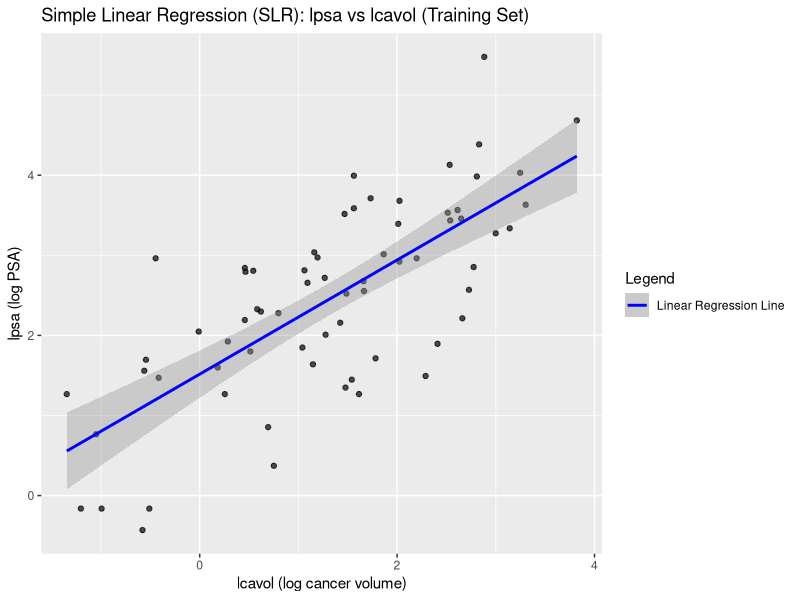
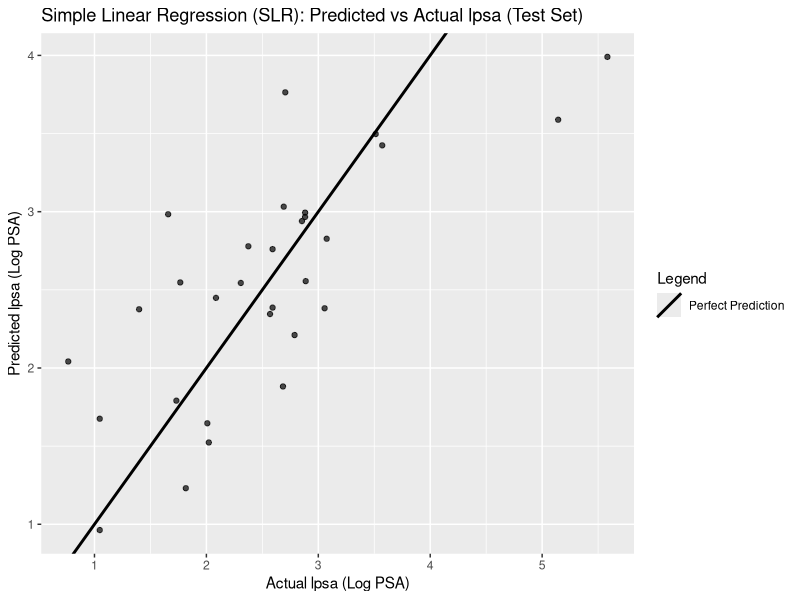
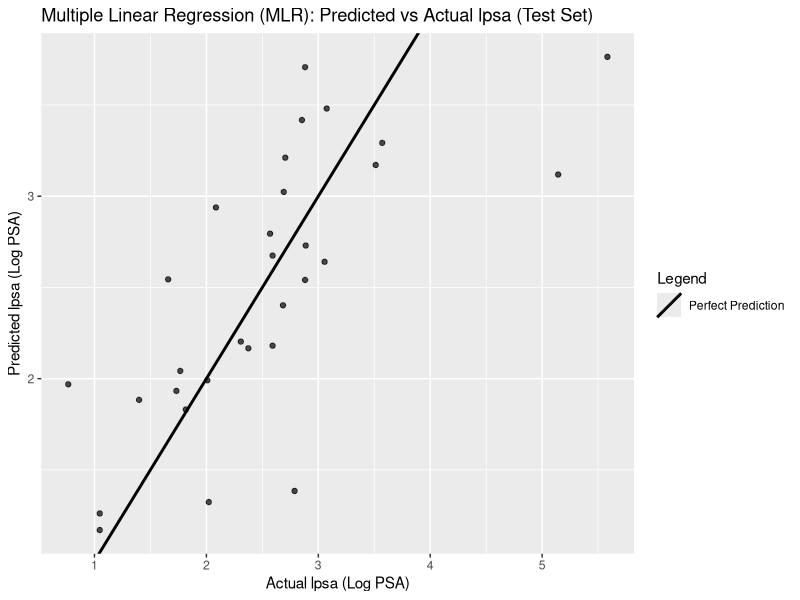
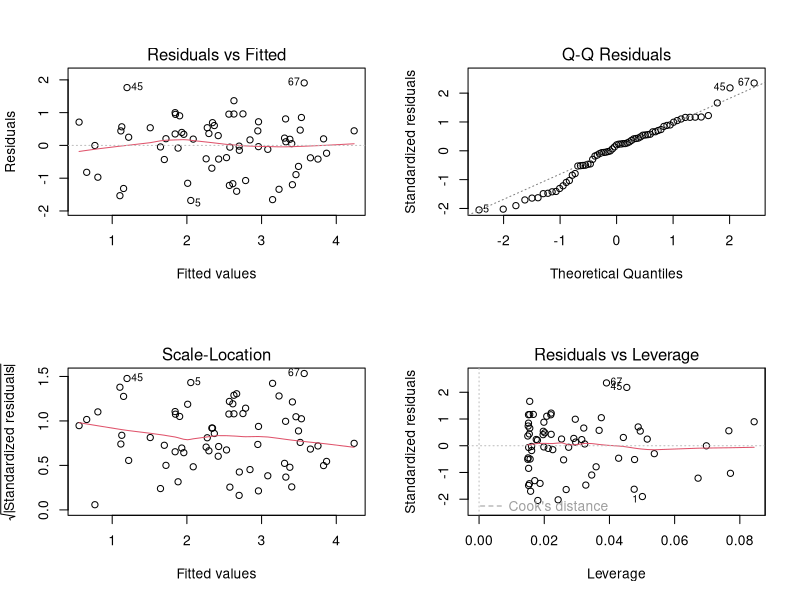
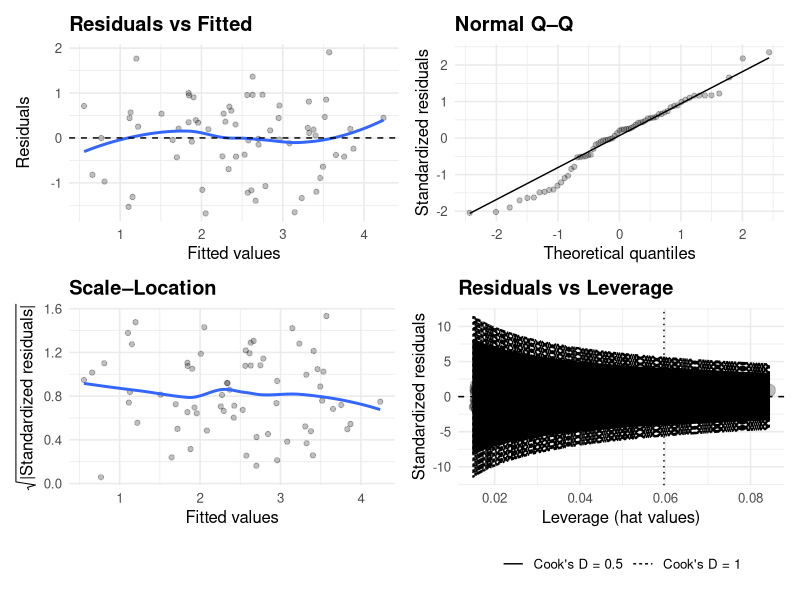
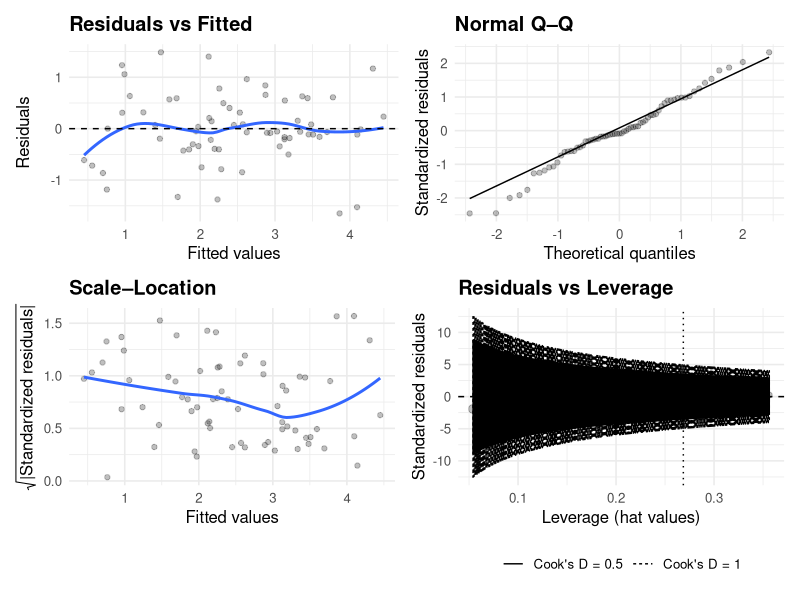

Reproduce these figures in R, in order. (Note: this script raises an error after producing the figures.)
# Load libraries
library(tidyverse)
library(caret)
library(ggplot2)
library(broom)
library(dplyr)
library(ggrepel)
library(patchwork)
library(lmtest)

# Load data
df <- read_csv("prostate.csv")

# Split data into training and test sets
train_df <- df %>% filter(train == TRUE)
test_df  <- df %>% filter(train == FALSE)

# Validate ntrain and ntest
ntrain <- nrow(train_df)
ntest  <- nrow(test_df)
ntrain
ntest

# Separate train/test predictors (X) and response (y)
y_train <- train_df$lpsa
y_test  <- test_df$lpsa

# Filter out non-predictor columns
X_train <- train_df %>%
  select(-lpsa, -train, -id)
X_test <- test_df %>%
  select(-lpsa, -train, -id)

# Validate
dim(X_train)
length(y_train)
dim(X_test)
length(y_test)

# Simple Linear Regression (SLR) with the lcavol predictor
slr_fit <- lm(lpsa ~ lcavol, data = train_df)
summary(slr_fit)

# Plot SLR results on training set
ggplot(train_df, aes(x = lcavol, y = lpsa)) +
  geom_point(alpha = 0.7) +
  geom_smooth(
    aes(color = "Linear Regression Line"),
    method = "lm",
    se = TRUE,
    level = 0.95
  ) +
  scale_color_manual(values = c("Linear Regression Line" = "blue")) +
  labs(
    title = "Simple Linear Regression (SLR): lpsa vs lcavol (Training Set)",
    x = "lcavol (log cancer volume)",
    y = "lpsa (log PSA)",
    color = "Legend"
  )


# Generate predictions using the SLR model
pred_test_slr <- predict(slr_fit, newdata = test_df)

# Evaluate SLR model performance on test set
rmse_slr <- RMSE(pred_test_slr, test_df$lpsa)
r2_slr   <- R2(pred_test_slr, test_df$lpsa)
rmse_slr #average prediction error in outcome units (lpsa)
r2_slr 

# Plot predicted vs actual for SLR model on test set
ref_line <- tibble(
  label = "Perfect Prediction",
  slope = 1,
  intercept = 0
)

tibble(
  actual = test_df$lpsa,
  predicted = as.numeric(pred_test_slr)
) %>%
  ggplot(aes(x = actual, y = predicted)) +
  geom_point(alpha = 0.7) +
  geom_abline(
    data = ref_line,
    aes(slope = slope, intercept = intercept, color = label),
    linewidth = 1
  ) +
  scale_color_manual(values = c("Perfect Prediction" = "black")) +
  labs(
    title = "Simple Linear Regression (SLR): Predicted vs Actual lpsa (Test Set)",
    x = "Actual lpsa (Log PSA)",
    y = "Predicted lpsa (Log PSA)",
    color = "Legend"
  )


# SLR Conclusion: The SLR model using lcavol as a predictor in the test set shows moderate 
# generalization performance on the test set, with RMSE (0.69) and R-squared (0.54) values.
# With a RMSE of 0.69 on lpsa which translates to about a multiplicative factor of 2 in relative PSA error, 
# we can capture the order of magnitude to reasonably separate low vs. high PSA, but yet, 
# we cannot reliably distinguish between 6 vs. 9 ng/mL PSA values for clinical decision-making.
# While the R2 tells us that lcavol explains a good portion of variability in lpsa, the remaining 46% remains unexplained. 
# These results indicate room for improvement with more predictors in Multiple Linear Regression (MLR) model.

# Multiple Linear Regression (MLR) with all predictors except id, train, and lpsa
mlr_fit <- lm(lpsa ~ lcavol + lweight + age + lbph + svi + lcp + gleason + pgg45, data = train_df)

# MLR fit for top 3 predictors lcavol, svi, lcp
mlr_fit_best <- lm(lpsa ~ lcavol + svi + lcp, data = train_df)

# Coefficient estimates, standard errors, t-tests
summary(mlr_fit)$coefficients

# 95% confidence intervals for beta parameters
confint(mlr_fit, level = 0.95)

# Generate predictions using the MLR model
pred_test_mlr <- predict(mlr_fit, newdata = test_df)
pred_test_mlr_best <- predict(mlr_fit_best, newdata = test_df)

# Evaluate MLR model performance on test set
rmse_mlr <- RMSE(pred_test_mlr, test_df$lpsa)
r2_mlr   <- R2(pred_test_mlr, test_df$lpsa)
rmse_mlr
r2_mlr

# Evaluate MLR (best 3 predictors) model performance on test set
rmse_mlr_best <- RMSE(pred_test_mlr_best, test_df$lpsa)
r2_mlr_best   <- R2(pred_test_mlr_best, test_df$lpsa)
rmse_mlr_best
r2_mlr_best

# Plot predicted vs actual for MLR model on test set
tibble(
  actual = test_df$lpsa,
  predicted = as.numeric(pred_test_mlr)
) %>%
  ggplot(aes(x = actual, y = predicted)) +
  geom_point(alpha = 0.7) +
  geom_abline(
    data = ref_line,
    aes(slope = slope, intercept = intercept, color = label),
    linewidth = 1
  ) +
  scale_color_manual(values = c("Perfect Prediction" = "black")) +
  labs(
    title = "Multiple Linear Regression (MLR): Predicted vs Actual lpsa (Test Set)",
    x = "Actual lpsa (Log PSA)",
    y = "Predicted lpsa (Log PSA)",
    color = "Legend"
  )

# MLR Conclusion: The MLR model using all predictors in the test set shows worse performance compared to the SLR.
# The RMSE increased from 0.6926 to 0.7220, and R-squared decreased from 0.5438 to 0.5052.
# Based on these metrics, the SLR explains more variance in the outcome than MLR and has lower prediction error.
# This suggests that adding more predictors introduced noise and overfitting rather than improving generalization. 


# Assumptions of Linear Regression: Normality, homoskedasticity, independence

# Create diagnostic plots using base R plotting
par(mfrow = c(2, 2)) # set plotting layout to 2x2
plot(slr_fit)  # residuals vs fitted, QQ plot, scale-location, leverage
par(mfrow = c(1, 1)) # reset plotting layout

# The built-in diagnostic plots are useful but can be improved with ggplot2 for better aesthetics and customization.
gg_lm_diagnostics <- function(fit, label_top = 5) {
  
  aug <- broom::augment(fit) %>%
    mutate(
      sqrt_abs_std_resid = sqrt(abs(.std.resid)),
      obs = row_number()
    )
  
  lab <- aug %>% slice_max(.cooksd, n = label_top)
  
  # Consistent theme
  theme_slide <- theme_minimal(base_size = 12) +
    theme(
      plot.title = element_text(face = "bold"),
      legend.position = "bottom"
    )
  
  # 1) Residuals vs Fitted
  p1 <- ggplot(aug, aes(.fitted, .resid)) +
    geom_point(alpha = 0.25) +
    geom_smooth(method = "loess", se = FALSE) +
    geom_hline(yintercept = 0, linetype = 2) +
    labs(title = "Residuals vs Fitted", x = "Fitted values", y = "Residuals") +
    theme_slide
  
  # 2) Normal Q–Q
  p2 <- ggplot(aug, aes(sample = .std.resid)) +
    stat_qq(alpha = 0.25) +
    stat_qq_line() +
    labs(title = "Normal Q–Q", x = "Theoretical quantiles", y = "Standardized residuals") +
    theme_slide
  
  # 3) Scale–Location
  p3 <- ggplot(aug, aes(.fitted, sqrt_abs_std_resid)) +
    geom_point(alpha = 0.25) +
    geom_smooth(method = "loess", se = FALSE) +
    labs(
      title = "Scale–Location",
      x = "Fitted values",
      y = expression(sqrt("|Standardized residuals|"))
    ) +
    theme_slide
  
  # 4) Residuals vs Leverage (+ Cook's contours)
  n <- nobs(fit)
  p <- length(coef(fit))
  cook_levels <- c(0.5, 1)
  
  cook_contour <- function(h, c, p) sqrt(c * p * (1 - h) / h)
  h_grid <- seq(max(1e-6, min(aug$.hat, na.rm = TRUE)),
                max(aug$.hat, na.rm = TRUE),
                length.out = 300)
  
  contour_df <- bind_rows(lapply(cook_levels, function(c) {
    data.frame(.hat = h_grid,
               y = cook_contour(h_grid, c, p),
               level = paste0("Cook's D = ", c))
  })) %>%
    bind_rows(lapply(cook_levels, function(c) {
      data.frame(.hat = h_grid,
                 y = -cook_contour(h_grid, c, p),
                 level = paste0("Cook's D = ", c))
    }))
  
  p4 <- ggplot(aug, aes(.hat, .std.resid)) +
    geom_point(aes(size = .cooksd), alpha = 0.25) +
    scale_size_continuous(range = c(1, 6), guide = "none") +
    geom_hline(yintercept = 0, linetype = 2) +
    geom_vline(xintercept = 2 * p / n, linetype = 3) +
    geom_line(
      data = contour_df,
      aes(.hat, y, linetype = level),
      inherit.aes = FALSE
    ) +
    scale_linetype_discrete(name = NULL) +
    ggrepel::geom_text_repel(
      data = lab,
      aes(label = obs),
      size = 3,
      max.overlaps = Inf
    ) +
    labs(title = "Residuals vs Leverage", x = "Leverage (hat values)", y = "Standardized residuals") +
    theme_slide
  
  # Return a 2×2 patchwork object (RStudio will print it automatically)
  (p1 | p2) / (p3 | p4)
}

# Plot diagnostics for SLR and MLR
gg_lm_diagnostics(slr_fit)
gg_lm_diagnostics(mlr_fit)

# --- Normality test (Shapiro–Wilk) ---
# H0: errors are normally distributed
#shapiro.test(resid(fit1)): will give an error, because it 
#cannot handle more than 5000 residuals.

set.seed(210)
# For large datasets, sample 5000 residuals for the test
n <- length(res)
shapiro.test(sample(resid(mlr_fit), size = min(5000, n)))


# --- Homoskedasticity test (Breusch–Pagan) ---
# H0: Var(eps_i | x_i) = constant (sigma^2)
bptest(mlr_fit)

# --- Independence / autocorrelation (Durbin–Watson) ---
# NOTE: DW is meaningful for ordered observations (e.g., time series).
# Here, recordings come from multiple subjects over time.
# A simple illustration: sort within subject by test_time.
pd_ord <- pd %>%
  arrange(subject., test_time)

fit1_ord <- lm(total_UPDRS ~ PPE, data = pd_ord)
dwtest(fit1_ord)

# --- Addressing non-normality: Box–Cox transformation ---
# Requires strictly positive response; total_UPDRS is nonnegative in practice.
min(pd$total_UPDRS)

# Estimate lambda by maximizing the profile log-likelihood
bc <- boxcox(fit1, lambda = seq(-2, 2, by = 0.05), plotit = TRUE)
lambda_hat <- bc$x[which.max(bc$y)]
lambda_hat

# Transform the response using Box–Cox definition
boxcox_transform <- function(y, lambda) {
  if (abs(lambda) < 1e-8) return(log(y))
  (y^lambda - 1) / lambda
}

# Apply transformation
pd$Y_bc <- boxcox_transform(pd$total_UPDRS, lambda_hat)

# Fit linear model with transformed response
fit1_bc <- lm(Y_bc ~ PPE, data = pd)
summary(fit1_bc)

# Compare diagnostics pre/post transformation
par(mfrow = c(2, 2)) # set plotting layout to 2x2
plot(fit1) # original
plot(fit1_bc) # Box–Cox transformed
par(mfrow = c(1, 1)) # reset plotting layout
